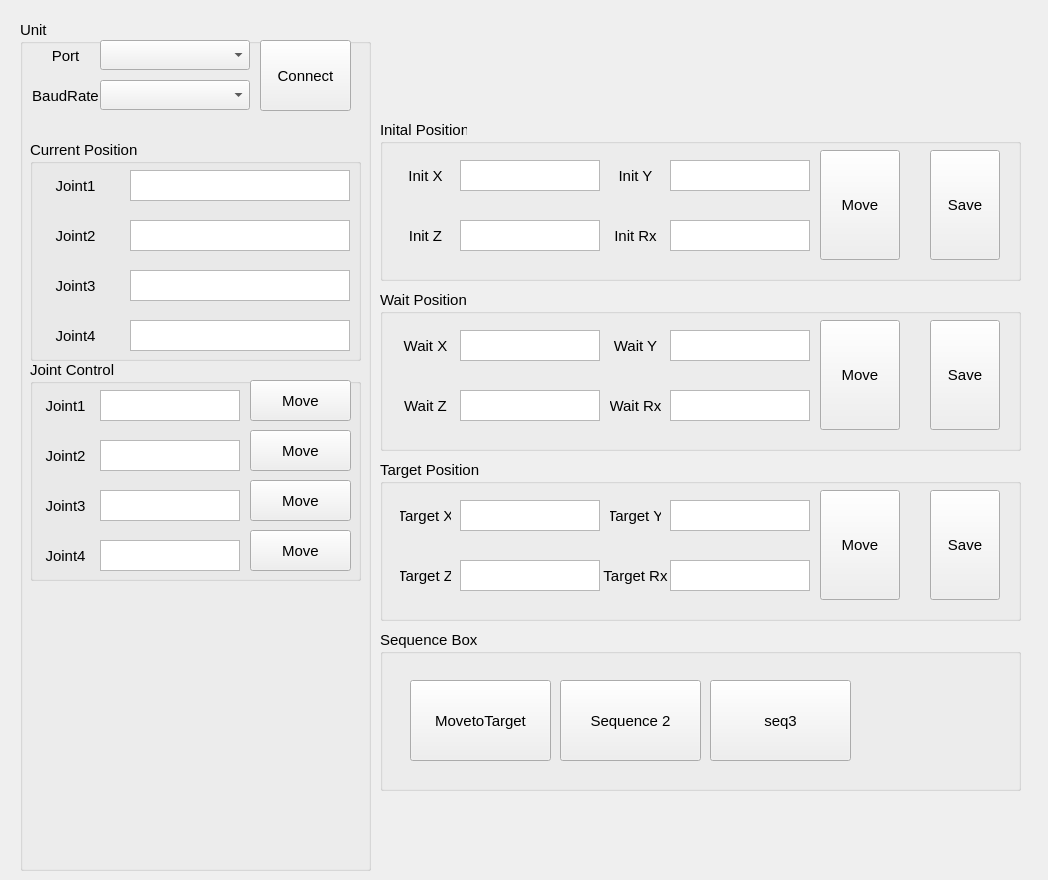
<?xml version="1.0" encoding="UTF-8"?>
<ui version="4.0">
 <class>MainForm</class>
 <widget class="QWidget" name="MainForm">
  <property name="geometry">
   <rect>
    <x>0</x>
    <y>0</y>
    <width>1048</width>
    <height>880</height>
   </rect>
  </property>
  <property name="font">
   <font>
    <family>Arial</family>
    <pointsize>11</pointsize>
   </font>
  </property>
  <property name="windowTitle">
   <string>Form</string>
  </property>
  <widget class="QGroupBox" name="gbUnit">
   <property name="geometry">
    <rect>
     <x>20</x>
     <y>20</y>
     <width>351</width>
     <height>851</height>
    </rect>
   </property>
   <property name="font">
    <font>
     <family>Arial</family>
     <pointsize>11</pointsize>
    </font>
   </property>
   <property name="title">
    <string>Unit</string>
   </property>
   <widget class="QComboBox" name="cbPort">
    <property name="geometry">
     <rect>
      <x>80</x>
      <y>20</y>
      <width>150</width>
      <height>30</height>
     </rect>
    </property>
   </widget>
   <widget class="QLabel" name="lbPort">
    <property name="geometry">
     <rect>
      <x>10</x>
      <y>20</y>
      <width>71</width>
      <height>31</height>
     </rect>
    </property>
    <property name="text">
     <string>Port</string>
    </property>
    <property name="alignment">
     <set>Qt::AlignCenter</set>
    </property>
   </widget>
   <widget class="QPushButton" name="btnConnect">
    <property name="geometry">
     <rect>
      <x>240</x>
      <y>20</y>
      <width>91</width>
      <height>71</height>
     </rect>
    </property>
    <property name="styleSheet">
     <string notr="true"/>
    </property>
    <property name="text">
     <string>Connect</string>
    </property>
   </widget>
   <widget class="QLabel" name="lbBaudRate">
    <property name="geometry">
     <rect>
      <x>10</x>
      <y>60</y>
      <width>71</width>
      <height>31</height>
     </rect>
    </property>
    <property name="text">
     <string>BaudRate</string>
    </property>
    <property name="alignment">
     <set>Qt::AlignCenter</set>
    </property>
   </widget>
   <widget class="QComboBox" name="cbBaudRate">
    <property name="geometry">
     <rect>
      <x>80</x>
      <y>60</y>
      <width>150</width>
      <height>30</height>
     </rect>
    </property>
   </widget>
   <widget class="QGroupBox" name="gbCurrentPos">
    <property name="geometry">
     <rect>
      <x>10</x>
      <y>120</y>
      <width>331</width>
      <height>221</height>
     </rect>
    </property>
    <property name="title">
     <string>Current Position</string>
    </property>
    <widget class="QLabel" name="lbCurrentPosJoint4">
     <property name="geometry">
      <rect>
       <x>10</x>
       <y>180</y>
       <width>71</width>
       <height>31</height>
      </rect>
     </property>
     <property name="text">
      <string>Joint4</string>
     </property>
     <property name="alignment">
      <set>Qt::AlignCenter</set>
     </property>
    </widget>
    <widget class="QLabel" name="lbCurrentPosJoint1">
     <property name="geometry">
      <rect>
       <x>0</x>
       <y>30</y>
       <width>91</width>
       <height>31</height>
      </rect>
     </property>
     <property name="font">
      <font>
       <family>Arial</family>
       <pointsize>11</pointsize>
      </font>
     </property>
     <property name="mouseTracking">
      <bool>false</bool>
     </property>
     <property name="text">
      <string>Joint1</string>
     </property>
     <property name="alignment">
      <set>Qt::AlignCenter</set>
     </property>
    </widget>
    <widget class="QLabel" name="lbCurrentPosJoint2">
     <property name="geometry">
      <rect>
       <x>10</x>
       <y>80</y>
       <width>71</width>
       <height>31</height>
      </rect>
     </property>
     <property name="text">
      <string>Joint2</string>
     </property>
     <property name="alignment">
      <set>Qt::AlignCenter</set>
     </property>
    </widget>
    <widget class="QPlainTextEdit" name="tbCurrentPosJoint1">
     <property name="geometry">
      <rect>
       <x>100</x>
       <y>30</y>
       <width>220</width>
       <height>31</height>
      </rect>
     </property>
    </widget>
    <widget class="QPlainTextEdit" name="tbCurrentPosJoint4">
     <property name="geometry">
      <rect>
       <x>100</x>
       <y>180</y>
       <width>220</width>
       <height>31</height>
      </rect>
     </property>
    </widget>
    <widget class="QLabel" name="lbCurrentPosJoint3">
     <property name="geometry">
      <rect>
       <x>10</x>
       <y>130</y>
       <width>71</width>
       <height>31</height>
      </rect>
     </property>
     <property name="text">
      <string>Joint3</string>
     </property>
     <property name="alignment">
      <set>Qt::AlignCenter</set>
     </property>
    </widget>
    <widget class="QPlainTextEdit" name="tbCurrentPosJoint3">
     <property name="geometry">
      <rect>
       <x>100</x>
       <y>130</y>
       <width>220</width>
       <height>31</height>
      </rect>
     </property>
    </widget>
    <widget class="QPlainTextEdit" name="tbCurrentPosJoint2">
     <property name="geometry">
      <rect>
       <x>100</x>
       <y>80</y>
       <width>220</width>
       <height>31</height>
      </rect>
     </property>
    </widget>
   </widget>
   <widget class="QGroupBox" name="gbCurrentPos_2">
    <property name="geometry">
     <rect>
      <x>10</x>
      <y>340</y>
      <width>331</width>
      <height>221</height>
     </rect>
    </property>
    <property name="title">
     <string>Joint Control</string>
    </property>
    <widget class="QLabel" name="lbTargetPosJoint4">
     <property name="geometry">
      <rect>
       <x>10</x>
       <y>180</y>
       <width>51</width>
       <height>31</height>
      </rect>
     </property>
     <property name="text">
      <string>Joint4</string>
     </property>
     <property name="alignment">
      <set>Qt::AlignCenter</set>
     </property>
    </widget>
    <widget class="QLabel" name="lbTargetPosJoint1">
     <property name="geometry">
      <rect>
       <x>10</x>
       <y>30</y>
       <width>51</width>
       <height>31</height>
      </rect>
     </property>
     <property name="font">
      <font>
       <family>Arial</family>
       <pointsize>11</pointsize>
      </font>
     </property>
     <property name="mouseTracking">
      <bool>false</bool>
     </property>
     <property name="text">
      <string>Joint1</string>
     </property>
     <property name="alignment">
      <set>Qt::AlignCenter</set>
     </property>
    </widget>
    <widget class="QLabel" name="lbTargetPosJoint2">
     <property name="geometry">
      <rect>
       <x>10</x>
       <y>80</y>
       <width>51</width>
       <height>31</height>
      </rect>
     </property>
     <property name="text">
      <string>Joint2</string>
     </property>
     <property name="alignment">
      <set>Qt::AlignCenter</set>
     </property>
    </widget>
    <widget class="QPlainTextEdit" name="tbTargetPosJoint1">
     <property name="geometry">
      <rect>
       <x>70</x>
       <y>30</y>
       <width>140</width>
       <height>31</height>
      </rect>
     </property>
    </widget>
    <widget class="QPlainTextEdit" name="tbTargetPosJoint4">
     <property name="geometry">
      <rect>
       <x>70</x>
       <y>180</y>
       <width>140</width>
       <height>31</height>
      </rect>
     </property>
    </widget>
    <widget class="QLabel" name="lbTargetPosJoint3">
     <property name="geometry">
      <rect>
       <x>10</x>
       <y>130</y>
       <width>51</width>
       <height>31</height>
      </rect>
     </property>
     <property name="text">
      <string>Joint3</string>
     </property>
     <property name="alignment">
      <set>Qt::AlignCenter</set>
     </property>
    </widget>
    <widget class="QPlainTextEdit" name="tbTargetPosJoint3">
     <property name="geometry">
      <rect>
       <x>70</x>
       <y>130</y>
       <width>140</width>
       <height>31</height>
      </rect>
     </property>
    </widget>
    <widget class="QPlainTextEdit" name="tbTargetPosJoint2">
     <property name="geometry">
      <rect>
       <x>70</x>
       <y>80</y>
       <width>140</width>
       <height>31</height>
      </rect>
     </property>
    </widget>
    <widget class="QPushButton" name="btnMoveJoint1">
     <property name="geometry">
      <rect>
       <x>220</x>
       <y>20</y>
       <width>101</width>
       <height>41</height>
      </rect>
     </property>
     <property name="text">
      <string>Move</string>
     </property>
    </widget>
    <widget class="QPushButton" name="btnMoveJoint2">
     <property name="geometry">
      <rect>
       <x>220</x>
       <y>70</y>
       <width>101</width>
       <height>41</height>
      </rect>
     </property>
     <property name="text">
      <string>Move</string>
     </property>
    </widget>
    <widget class="QPushButton" name="btnMoveJoint3">
     <property name="geometry">
      <rect>
       <x>220</x>
       <y>120</y>
       <width>101</width>
       <height>41</height>
      </rect>
     </property>
     <property name="text">
      <string>Move</string>
     </property>
    </widget>
    <widget class="QPushButton" name="btnMoveJoint4">
     <property name="geometry">
      <rect>
       <x>220</x>
       <y>170</y>
       <width>101</width>
       <height>41</height>
      </rect>
     </property>
     <property name="text">
      <string>Move</string>
     </property>
    </widget>
   </widget>
  </widget>
  <widget class="QGroupBox" name="gbInitParam">
   <property name="geometry">
    <rect>
     <x>380</x>
     <y>120</y>
     <width>641</width>
     <height>161</height>
    </rect>
   </property>
   <property name="title">
    <string>Inital Position</string>
   </property>
   <widget class="QPlainTextEdit" name="tbCurrentPosJoint2_3">
    <property name="geometry">
     <rect>
      <x>80</x>
      <y>100</y>
      <width>140</width>
      <height>31</height>
     </rect>
    </property>
   </widget>
   <widget class="QLabel" name="lbInitPos_Z">
    <property name="geometry">
     <rect>
      <x>20</x>
      <y>100</y>
      <width>51</width>
      <height>31</height>
     </rect>
    </property>
    <property name="text">
     <string>Init Z</string>
    </property>
    <property name="alignment">
     <set>Qt::AlignCenter</set>
    </property>
   </widget>
   <widget class="QPlainTextEdit" name="tbCurrentPosJoint1_3">
    <property name="geometry">
     <rect>
      <x>80</x>
      <y>40</y>
      <width>140</width>
      <height>31</height>
     </rect>
    </property>
   </widget>
   <widget class="QLabel" name="lbInitPos_X">
    <property name="geometry">
     <rect>
      <x>20</x>
      <y>40</y>
      <width>51</width>
      <height>31</height>
     </rect>
    </property>
    <property name="font">
     <font>
      <family>Arial</family>
      <pointsize>11</pointsize>
     </font>
    </property>
    <property name="mouseTracking">
     <bool>false</bool>
    </property>
    <property name="text">
     <string>Init X</string>
    </property>
    <property name="alignment">
     <set>Qt::AlignCenter</set>
    </property>
   </widget>
   <widget class="QPlainTextEdit" name="tbCurrentPosJoint2_4">
    <property name="geometry">
     <rect>
      <x>290</x>
      <y>100</y>
      <width>140</width>
      <height>31</height>
     </rect>
    </property>
   </widget>
   <widget class="QLabel" name="lbInitPos_Rx">
    <property name="geometry">
     <rect>
      <x>230</x>
      <y>100</y>
      <width>51</width>
      <height>31</height>
     </rect>
    </property>
    <property name="text">
     <string>Init Rx</string>
    </property>
    <property name="alignment">
     <set>Qt::AlignCenter</set>
    </property>
   </widget>
   <widget class="QPlainTextEdit" name="tbCurrentPosJoint1_4">
    <property name="geometry">
     <rect>
      <x>290</x>
      <y>40</y>
      <width>140</width>
      <height>31</height>
     </rect>
    </property>
   </widget>
   <widget class="QLabel" name="lbInitPos_Y">
    <property name="geometry">
     <rect>
      <x>230</x>
      <y>40</y>
      <width>51</width>
      <height>31</height>
     </rect>
    </property>
    <property name="font">
     <font>
      <family>Arial</family>
      <pointsize>11</pointsize>
     </font>
    </property>
    <property name="mouseTracking">
     <bool>false</bool>
    </property>
    <property name="text">
     <string>Init Y</string>
    </property>
    <property name="alignment">
     <set>Qt::AlignCenter</set>
    </property>
   </widget>
   <widget class="QPushButton" name="btnMoveInitPos">
    <property name="geometry">
     <rect>
      <x>440</x>
      <y>30</y>
      <width>80</width>
      <height>110</height>
     </rect>
    </property>
    <property name="text">
     <string>Move</string>
    </property>
   </widget>
   <widget class="QPushButton" name="btnSaveInitPos">
    <property name="geometry">
     <rect>
      <x>550</x>
      <y>30</y>
      <width>70</width>
      <height>110</height>
     </rect>
    </property>
    <property name="text">
     <string>Save</string>
    </property>
   </widget>
  </widget>
  <widget class="QGroupBox" name="gbWaitParam">
   <property name="geometry">
    <rect>
     <x>380</x>
     <y>290</y>
     <width>641</width>
     <height>161</height>
    </rect>
   </property>
   <property name="title">
    <string>Wait Position</string>
   </property>
   <widget class="QLabel" name="lbWaitPos_Z">
    <property name="geometry">
     <rect>
      <x>20</x>
      <y>100</y>
      <width>51</width>
      <height>31</height>
     </rect>
    </property>
    <property name="text">
     <string>Wait Z</string>
    </property>
    <property name="alignment">
     <set>Qt::AlignCenter</set>
    </property>
   </widget>
   <widget class="QPlainTextEdit" name="tbCurrentPosJoint1_5">
    <property name="geometry">
     <rect>
      <x>290</x>
      <y>40</y>
      <width>140</width>
      <height>31</height>
     </rect>
    </property>
   </widget>
   <widget class="QLabel" name="lbWaitPos_X">
    <property name="geometry">
     <rect>
      <x>20</x>
      <y>40</y>
      <width>51</width>
      <height>31</height>
     </rect>
    </property>
    <property name="font">
     <font>
      <family>Arial</family>
      <pointsize>11</pointsize>
     </font>
    </property>
    <property name="mouseTracking">
     <bool>false</bool>
    </property>
    <property name="text">
     <string>Wait X</string>
    </property>
    <property name="alignment">
     <set>Qt::AlignCenter</set>
    </property>
   </widget>
   <widget class="QLabel" name="lbWaitPos_Y">
    <property name="geometry">
     <rect>
      <x>230</x>
      <y>40</y>
      <width>51</width>
      <height>31</height>
     </rect>
    </property>
    <property name="font">
     <font>
      <family>Arial</family>
      <pointsize>11</pointsize>
     </font>
    </property>
    <property name="mouseTracking">
     <bool>false</bool>
    </property>
    <property name="text">
     <string>Wait Y</string>
    </property>
    <property name="alignment">
     <set>Qt::AlignCenter</set>
    </property>
   </widget>
   <widget class="QPlainTextEdit" name="tbCurrentPosJoint2_5">
    <property name="geometry">
     <rect>
      <x>80</x>
      <y>100</y>
      <width>140</width>
      <height>31</height>
     </rect>
    </property>
   </widget>
   <widget class="QPlainTextEdit" name="tbCurrentPosJoint1_6">
    <property name="geometry">
     <rect>
      <x>80</x>
      <y>40</y>
      <width>140</width>
      <height>31</height>
     </rect>
    </property>
   </widget>
   <widget class="QPlainTextEdit" name="tbCurrentPosJoint2_6">
    <property name="geometry">
     <rect>
      <x>290</x>
      <y>100</y>
      <width>140</width>
      <height>31</height>
     </rect>
    </property>
   </widget>
   <widget class="QLabel" name="lbWaitPos_Rx">
    <property name="geometry">
     <rect>
      <x>230</x>
      <y>100</y>
      <width>51</width>
      <height>31</height>
     </rect>
    </property>
    <property name="text">
     <string>Wait Rx</string>
    </property>
    <property name="alignment">
     <set>Qt::AlignCenter</set>
    </property>
   </widget>
   <widget class="QPushButton" name="btnMoveWaitPos">
    <property name="geometry">
     <rect>
      <x>440</x>
      <y>30</y>
      <width>80</width>
      <height>110</height>
     </rect>
    </property>
    <property name="text">
     <string>Move</string>
    </property>
   </widget>
   <widget class="QPushButton" name="btnSaveWaitPos">
    <property name="geometry">
     <rect>
      <x>550</x>
      <y>30</y>
      <width>70</width>
      <height>110</height>
     </rect>
    </property>
    <property name="text">
     <string>Save</string>
    </property>
   </widget>
  </widget>
  <widget class="QGroupBox" name="gbTargetParam">
   <property name="geometry">
    <rect>
     <x>380</x>
     <y>460</y>
     <width>641</width>
     <height>161</height>
    </rect>
   </property>
   <property name="title">
    <string>Target Position</string>
   </property>
   <widget class="QLabel" name="lbTargetPos_Z">
    <property name="geometry">
     <rect>
      <x>20</x>
      <y>100</y>
      <width>51</width>
      <height>31</height>
     </rect>
    </property>
    <property name="text">
     <string>Target Z</string>
    </property>
    <property name="alignment">
     <set>Qt::AlignCenter</set>
    </property>
   </widget>
   <widget class="QPlainTextEdit" name="tbCurrentPosJoint1_7">
    <property name="geometry">
     <rect>
      <x>290</x>
      <y>40</y>
      <width>140</width>
      <height>31</height>
     </rect>
    </property>
   </widget>
   <widget class="QLabel" name="lbTargetPos_X">
    <property name="geometry">
     <rect>
      <x>20</x>
      <y>40</y>
      <width>51</width>
      <height>31</height>
     </rect>
    </property>
    <property name="font">
     <font>
      <family>Arial</family>
      <pointsize>11</pointsize>
     </font>
    </property>
    <property name="mouseTracking">
     <bool>false</bool>
    </property>
    <property name="text">
     <string>Target X</string>
    </property>
    <property name="alignment">
     <set>Qt::AlignCenter</set>
    </property>
   </widget>
   <widget class="QLabel" name="lbTargetPos_Y">
    <property name="geometry">
     <rect>
      <x>230</x>
      <y>40</y>
      <width>51</width>
      <height>31</height>
     </rect>
    </property>
    <property name="font">
     <font>
      <family>Arial</family>
      <pointsize>11</pointsize>
     </font>
    </property>
    <property name="mouseTracking">
     <bool>false</bool>
    </property>
    <property name="text">
     <string>Target Y</string>
    </property>
    <property name="alignment">
     <set>Qt::AlignCenter</set>
    </property>
   </widget>
   <widget class="QPlainTextEdit" name="tbCurrentPosJoint2_7">
    <property name="geometry">
     <rect>
      <x>80</x>
      <y>100</y>
      <width>140</width>
      <height>31</height>
     </rect>
    </property>
   </widget>
   <widget class="QPlainTextEdit" name="tbCurrentPosJoint1_8">
    <property name="geometry">
     <rect>
      <x>80</x>
      <y>40</y>
      <width>140</width>
      <height>31</height>
     </rect>
    </property>
   </widget>
   <widget class="QPlainTextEdit" name="tbCurrentPosJoint2_8">
    <property name="geometry">
     <rect>
      <x>290</x>
      <y>100</y>
      <width>140</width>
      <height>31</height>
     </rect>
    </property>
   </widget>
   <widget class="QLabel" name="lbTargetPos_Rx">
    <property name="geometry">
     <rect>
      <x>220</x>
      <y>100</y>
      <width>71</width>
      <height>31</height>
     </rect>
    </property>
    <property name="text">
     <string>Target Rx</string>
    </property>
    <property name="alignment">
     <set>Qt::AlignCenter</set>
    </property>
   </widget>
   <widget class="QPushButton" name="btnMoveTargetPos">
    <property name="geometry">
     <rect>
      <x>440</x>
      <y>30</y>
      <width>80</width>
      <height>110</height>
     </rect>
    </property>
    <property name="text">
     <string>Move</string>
    </property>
   </widget>
   <widget class="QPushButton" name="btnSaveTargetPos">
    <property name="geometry">
     <rect>
      <x>550</x>
      <y>30</y>
      <width>70</width>
      <height>110</height>
     </rect>
    </property>
    <property name="text">
     <string>Save</string>
    </property>
   </widget>
  </widget>
  <widget class="QGroupBox" name="gbSequence">
   <property name="geometry">
    <rect>
     <x>380</x>
     <y>630</y>
     <width>641</width>
     <height>161</height>
    </rect>
   </property>
   <property name="title">
    <string>Sequence Box</string>
   </property>
   <widget class="QPushButton" name="btnSeq1">
    <property name="geometry">
     <rect>
      <x>30</x>
      <y>50</y>
      <width>141</width>
      <height>81</height>
     </rect>
    </property>
    <property name="text">
     <string>MovetoTarget</string>
    </property>
   </widget>
   <widget class="QPushButton" name="btnSeq2">
    <property name="geometry">
     <rect>
      <x>180</x>
      <y>50</y>
      <width>141</width>
      <height>81</height>
     </rect>
    </property>
    <property name="text">
     <string>Sequence 2</string>
    </property>
   </widget>
   <widget class="QPushButton" name="btnSeq2_2">
    <property name="geometry">
     <rect>
      <x>330</x>
      <y>50</y>
      <width>141</width>
      <height>81</height>
     </rect>
    </property>
    <property name="text">
     <string>seq3</string>
    </property>
   </widget>
  </widget>
 </widget>
 <resources/>
 <connections>
  <connection>
   <sender>btnConnect</sender>
   <signal>clicked()</signal>
   <receiver>MainForm</receiver>
   <slot>Connect()</slot>
   <hints>
    <hint type="sourcelabel">
     <x>325</x>
     <y>101</y>
    </hint>
    <hint type="destinationlabel">
     <x>471</x>
     <y>52</y>
    </hint>
   </hints>
  </connection>
  <connection>
   <sender>btnMoveJoint1</sender>
   <signal>clicked()</signal>
   <receiver>MainForm</receiver>
   <slot>MoveJoint()</slot>
   <hints>
    <hint type="sourcelabel">
     <x>282</x>
     <y>395</y>
    </hint>
    <hint type="destinationlabel">
     <x>410</x>
     <y>76</y>
    </hint>
   </hints>
  </connection>
  <connection>
   <sender>btnMoveJoint2</sender>
   <signal>clicked()</signal>
   <receiver>MainForm</receiver>
   <slot>MoveJoint()</slot>
   <hints>
    <hint type="sourcelabel">
     <x>299</x>
     <y>450</y>
    </hint>
    <hint type="destinationlabel">
     <x>446</x>
     <y>91</y>
    </hint>
   </hints>
  </connection>
  <connection>
   <sender>btnMoveJoint3</sender>
   <signal>clicked()</signal>
   <receiver>MainForm</receiver>
   <slot>MoveJoint()</slot>
   <hints>
    <hint type="sourcelabel">
     <x>301</x>
     <y>503</y>
    </hint>
    <hint type="destinationlabel">
     <x>538</x>
     <y>70</y>
    </hint>
   </hints>
  </connection>
  <connection>
   <sender>btnMoveJoint4</sender>
   <signal>clicked()</signal>
   <receiver>MainForm</receiver>
   <slot>MoveJoint()</slot>
   <hints>
    <hint type="sourcelabel">
     <x>317</x>
     <y>547</y>
    </hint>
    <hint type="destinationlabel">
     <x>653</x>
     <y>64</y>
    </hint>
   </hints>
  </connection>
  <connection>
   <sender>btnMoveInitPos</sender>
   <signal>clicked()</signal>
   <receiver>MainForm</receiver>
   <slot>MoveArm()</slot>
   <hints>
    <hint type="sourcelabel">
     <x>862</x>
     <y>182</y>
    </hint>
    <hint type="destinationlabel">
     <x>846</x>
     <y>65</y>
    </hint>
   </hints>
  </connection>
  <connection>
   <sender>btnSaveInitPos</sender>
   <signal>clicked()</signal>
   <receiver>MainForm</receiver>
   <slot>Save()</slot>
   <hints>
    <hint type="sourcelabel">
     <x>946</x>
     <y>214</y>
    </hint>
    <hint type="destinationlabel">
     <x>949</x>
     <y>64</y>
    </hint>
   </hints>
  </connection>
  <connection>
   <sender>btnMoveWaitPos</sender>
   <signal>clicked()</signal>
   <receiver>MainForm</receiver>
   <slot>MoveArm()</slot>
   <hints>
    <hint type="sourcelabel">
     <x>856</x>
     <y>395</y>
    </hint>
    <hint type="destinationlabel">
     <x>881</x>
     <y>82</y>
    </hint>
   </hints>
  </connection>
  <connection>
   <sender>btnMoveTargetPos</sender>
   <signal>clicked()</signal>
   <receiver>MainForm</receiver>
   <slot>MoveArm()</slot>
   <hints>
    <hint type="sourcelabel">
     <x>865</x>
     <y>558</y>
    </hint>
    <hint type="destinationlabel">
     <x>861</x>
     <y>54</y>
    </hint>
   </hints>
  </connection>
  <connection>
   <sender>btnSaveTargetPos</sender>
   <signal>clicked()</signal>
   <receiver>MainForm</receiver>
   <slot>Save()</slot>
   <hints>
    <hint type="sourcelabel">
     <x>943</x>
     <y>530</y>
    </hint>
    <hint type="destinationlabel">
     <x>929</x>
     <y>38</y>
    </hint>
   </hints>
  </connection>
  <connection>
   <sender>btnSaveWaitPos</sender>
   <signal>clicked()</signal>
   <receiver>MainForm</receiver>
   <slot>Save()</slot>
   <hints>
    <hint type="sourcelabel">
     <x>954</x>
     <y>401</y>
    </hint>
    <hint type="destinationlabel">
     <x>999</x>
     <y>87</y>
    </hint>
   </hints>
  </connection>
  <connection>
   <sender>btnSeq1</sender>
   <signal>clicked()</signal>
   <receiver>MainForm</receiver>
   <slot>DoSeq()</slot>
   <hints>
    <hint type="sourcelabel">
     <x>492</x>
     <y>710</y>
    </hint>
    <hint type="destinationlabel">
     <x>478</x>
     <y>823</y>
    </hint>
   </hints>
  </connection>
  <connection>
   <sender>btnSeq2</sender>
   <signal>clicked()</signal>
   <receiver>MainForm</receiver>
   <slot>DoSeq()</slot>
   <hints>
    <hint type="sourcelabel">
     <x>679</x>
     <y>718</y>
    </hint>
    <hint type="destinationlabel">
     <x>663</x>
     <y>838</y>
    </hint>
   </hints>
  </connection>
 </connections>
 <slots>
  <slot>Connect()</slot>
  <slot>MoveJoint()</slot>
  <slot>MoveArm()</slot>
  <slot>Save()</slot>
  <slot>DoSeq()</slot>
 </slots>
</ui>
